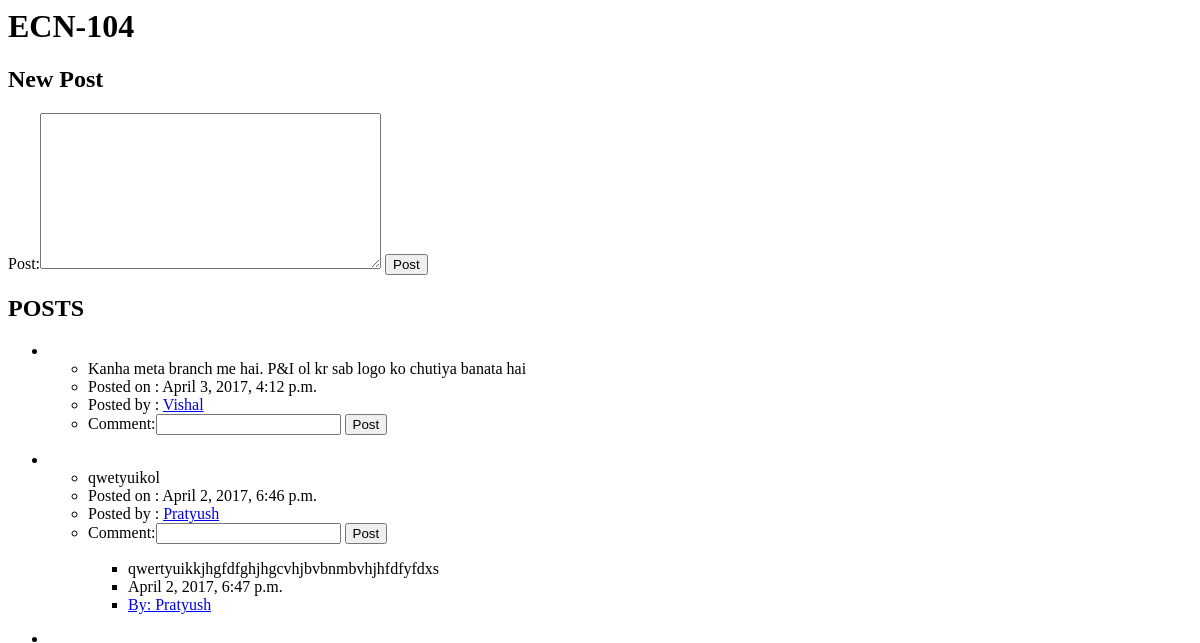
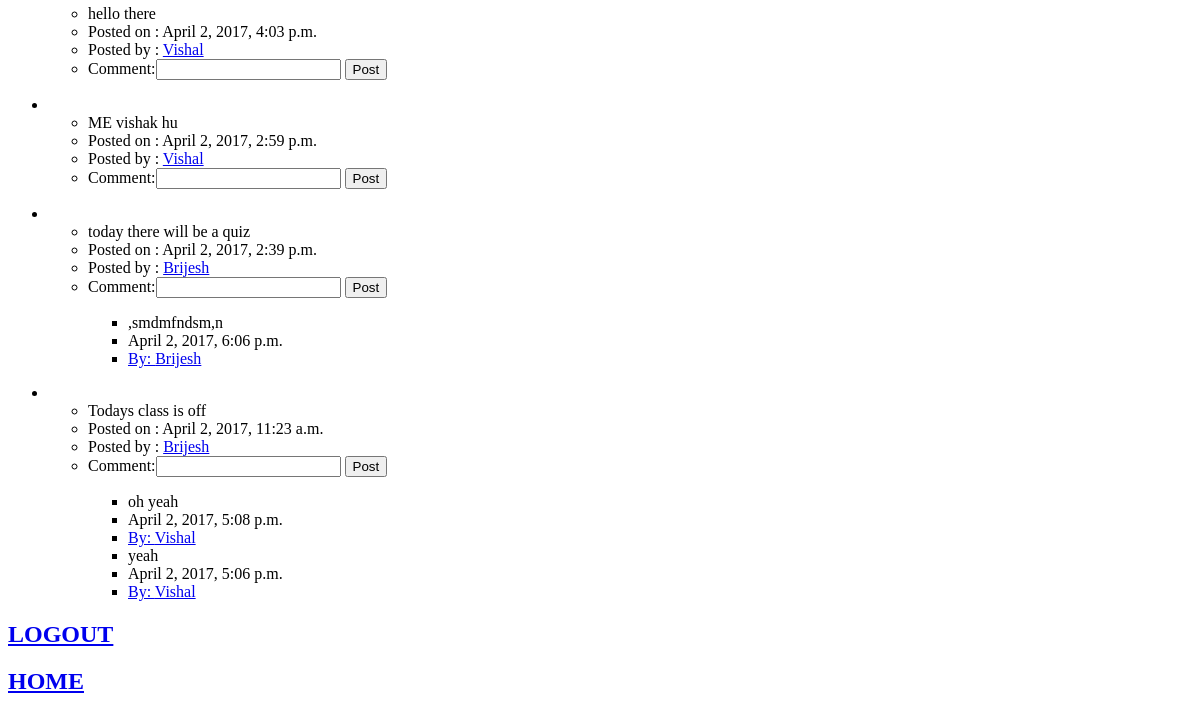
Before: /lectut/profile/2/course/ (signed in) with the older database file (2 pictures, top to bottom).
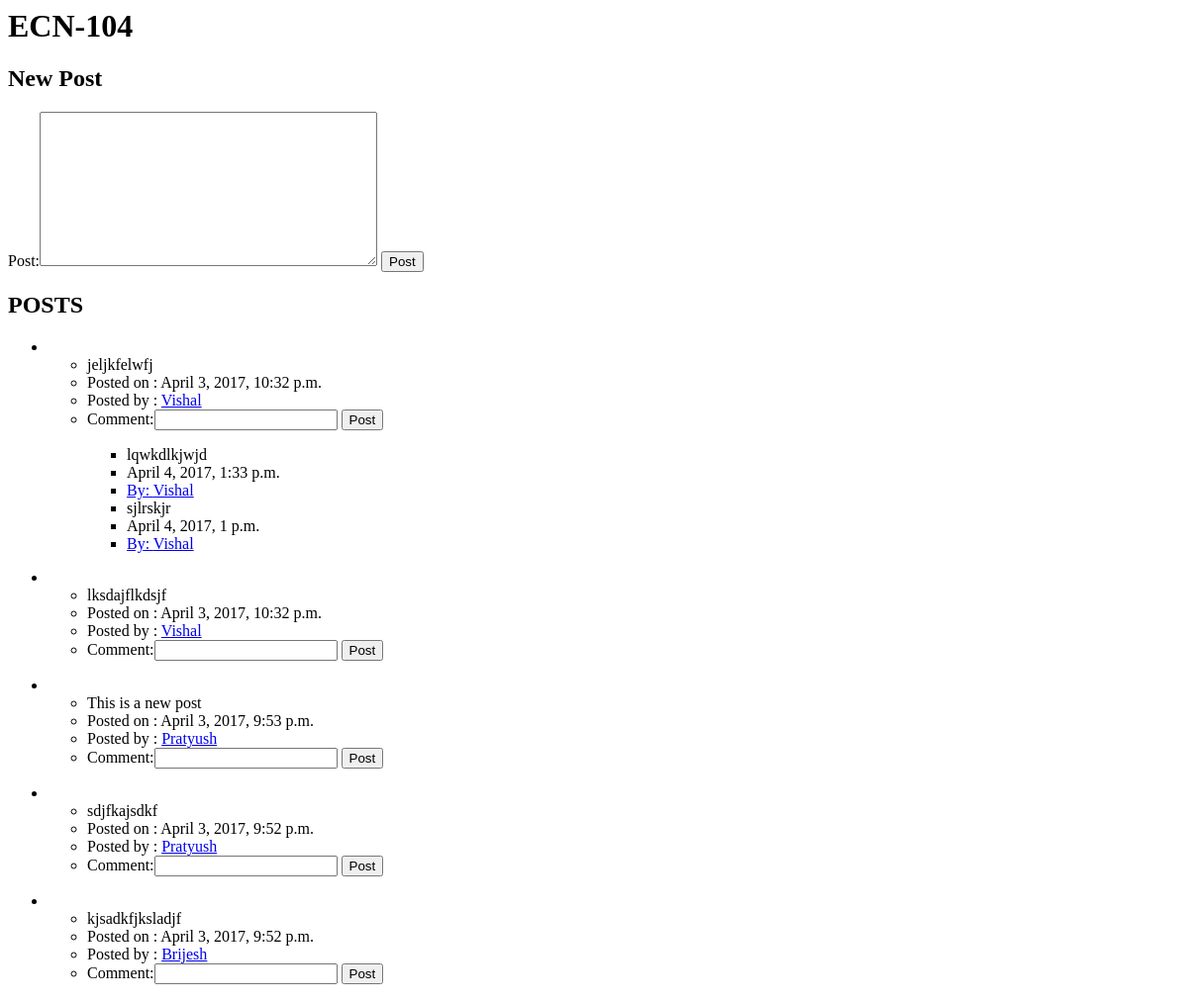
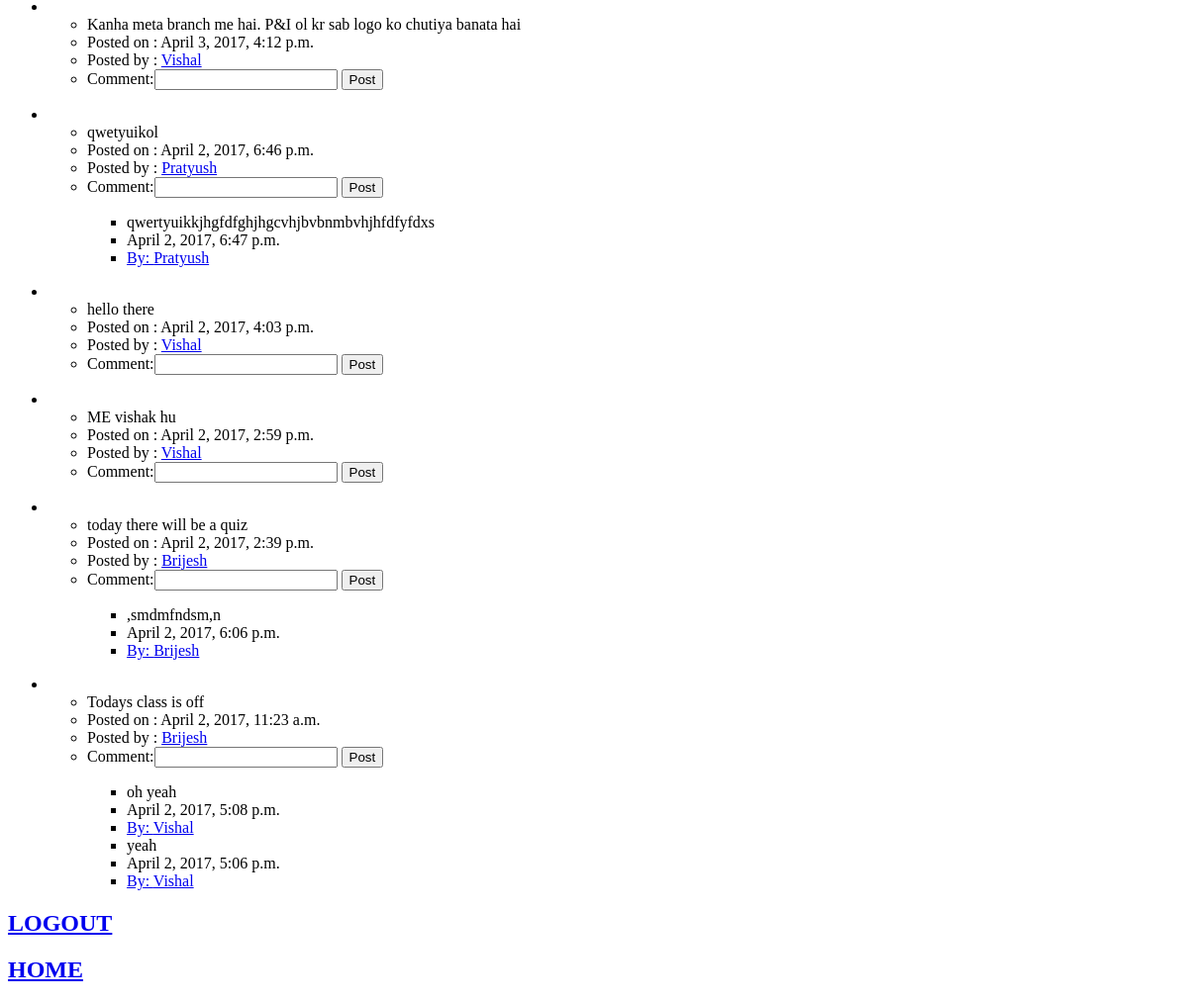
After: the same page with the newer database file (2 pictures, top to bottom).
### lectut/models.py (models this page shows, shortened)
class Course(models.Model):
	courseName = models.CharField(max_length=200)

class Post(models.Model):
	post = models.CharField(max_length=300)
	poster = models.CharField(max_length=200)
	pub_time = models.DateTimeField(auto_now_add=True)
	course = models.ForeignKey(Course, on_delete=models.CASCADE)

class Comment(models.Model):
	comment = models.CharField(max_length=200)
	pub_time = models.DateTimeField(auto_now_add=True)
	commenter = models.CharField(max_length=200)
	post = models.ForeignKey(Post, on_delete=models.CASCADE)

### lectut/views.py (the view)
# urls.py: url(r'^profile/(?P<course_id>[0-9]+)/course/$', views.coursepage, name='coursepage'),
def coursepage(request, course_id):
	if request.user.is_authenticated():
		form1 = PostForm()
		form2 = CommentForm()
		course = get_object_or_404(Course, pk=course_id)
		return render(request, 'lectut/course.html', {'course': course,  'userid': request.user.id, 'form1': form1, 'form2':form2})
	else:
		messages.error(request, 'You have to login 1st')
		return HttpResponseRedirect(reverse('lectut:index'))

### lectut/forms.py
class PostForm(forms.Form):
	Post = forms.CharField( widget=forms.Textarea)

class CommentForm(forms.Form):
	Comment = forms.CharField(label='Comment', max_length=300)

### lectut/templates/lectut/course.html (shortened to what this page needs)
<h1>{{ course.courseName }}</h1>
<h2> New Post</h2>
<form action="{% url 'lectut:posting' course.id %}" method="post">
{{ form1 }}
<input type="submit" value="Post" />
</form>
<h2>POSTS</h2>
	{% for pos in course.post_set.all reversed %}
	<ul>
		<li><ul><li>{{ pos.post}}</li><li>Posted on : {{ pos.pub_time}}</li>
		<li>Posted by : <a href="{% url 'lectut:userprofile' pos.poster %}">{{ pos.poster }}</a></li>
		<li><form action="{% url 'lectut:commenting' course.id pos.id%}" method="post">
			{{ form2 }}
			<input type="submit" value="Post" />
			</form>
			{% for com in pos.comment_set.all reversed %}
			<ul>
				<li>{{ com.comment}}</li><li>{{ com.pub_time}}</li>
				<li><a href="{% url 'lectut:userprofile' com.commenter %}">By: {{ com.commenter }}</a></li>
			</ul>
			{% endfor %}
		</li>
		</ul>
	</ul>
	{% endfor%}
<h2><a href="{% url 'lectut:logo' %}">LOGOUT</a></h2>
<h2><a href="{% url 'lectut:homepage' %}">HOME</a></h2>

Changed rows visible on the page:
added Post: post "jeljkfelwfj", pub_time "April 3, 2017, 10:32 p.m.", poster "Vishal"
added Comment: comment "lqwkdlkjwjd", pub_time "April 4, 2017, 1:33 p.m.", commenter "Vishal", shown under "jeljkfelwfj"
added Comment: comment "sjlrskjr", pub_time "April 4, 2017, 1 p.m.", commenter "Vishal", shown under "jeljkfelwfj"
added Post: post "lksdajflkdsjf", pub_time "April 3, 2017, 10:32 p.m.", poster "Vishal"
added Post: post "This is a new post", pub_time "April 3, 2017, 9:53 p.m.", poster "Pratyush"
added Post: post "sdjfkajsdkf", pub_time "April 3, 2017, 9:52 p.m.", poster "Pratyush"
added Post: post "kjsadkfjksladjf", pub_time "April 3, 2017, 9:52 p.m.", poster "Brijesh"
